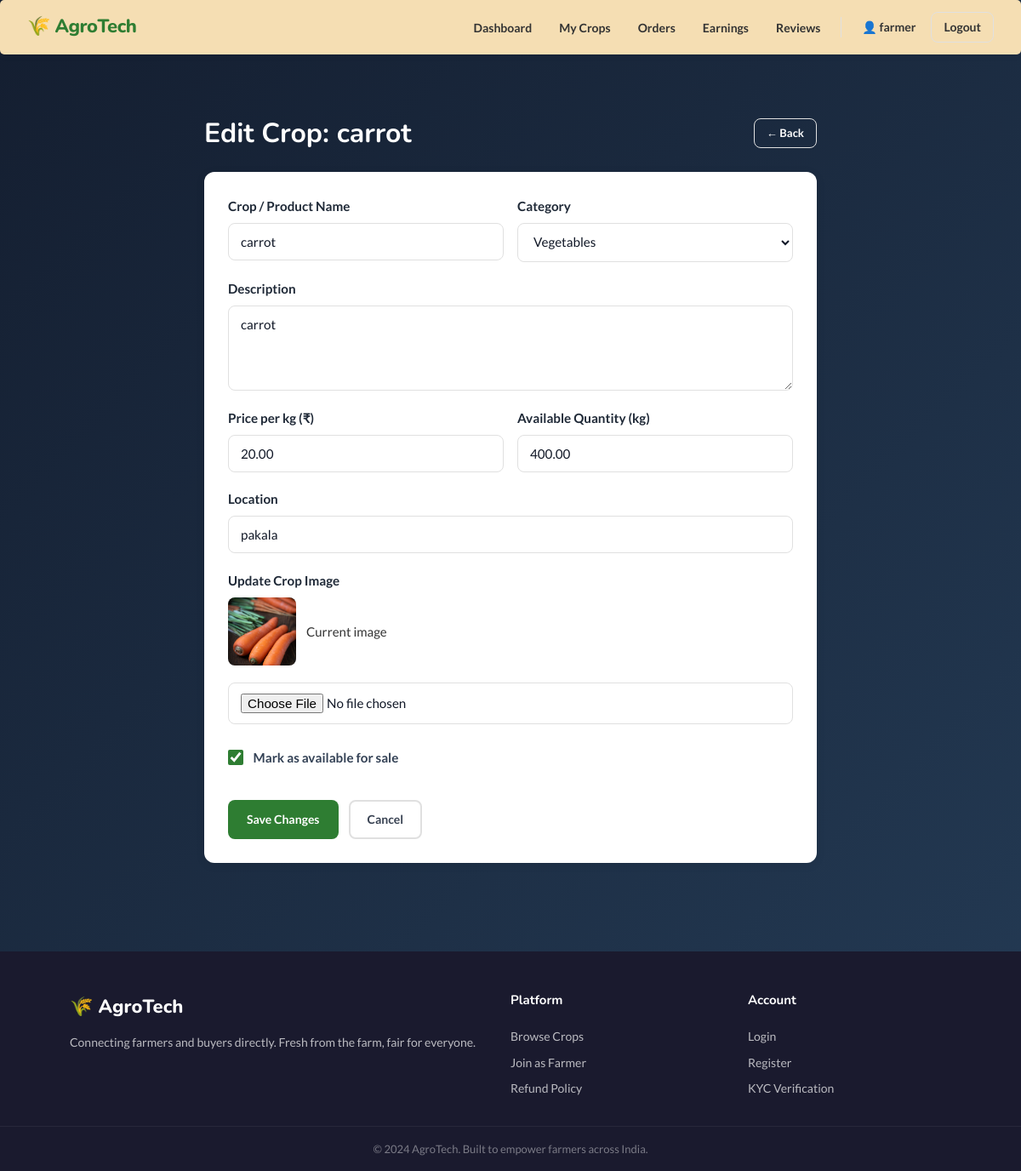
Page /farmers/edit-crop/7/ (signed in) on the committed database.
### accounts/models.py (models this page shows, shortened)
class User(AbstractUser):
    email = models.EmailField(unique=True)
    USERNAME_FIELD = 'email'
    REQUIRED_FIELDS = ['username']

### farmers/models.py (models this page shows, shortened)
class Crop(models.Model):
    CATEGORY_CHOICES = [
        ('vegetables', 'Vegetables'),
        ('fruits', 'Fruits'),
        ('grains', 'Grains & Cereals'),
        ('pulses', 'Pulses & Legumes'),
        ('spices', 'Spices & Herbs'),
        ('dairy', 'Dairy Products'),
        ('other', 'Other'),
    ]
    farmer = models.ForeignKey(User, on_delete=models.CASCADE, related_name='crops')
    name = models.CharField(max_length=100)
    category = models.CharField(max_length=30, choices=CATEGORY_CHOICES, default='vegetables')
    description = models.TextField()
    price_per_kg = models.DecimalField(max_digits=8, decimal_places=2)
    quantity_kg = models.DecimalField(max_digits=8, decimal_places=2)
    location = models.CharField(max_length=150)
    image = models.ImageField(upload_to='crops/', blank=True, null=True)
    is_available = models.BooleanField(default=True)
    created_on = models.DateTimeField(auto_now_add=True)
    updated_on = models.DateTimeField(auto_now=True)

### farmers/views.py (the view)
    def wrapper(request, *args, **kwargs):
        if not request.user.is_authenticated:
            return redirect('accounts:login')
        profile = getattr(request.user, 'profile', None)
        if not profile or profile.role != 'farmer':
            messages.error(request, "This page is for farmers only.")
            return redirect('home')
        return view_func(request, *args, **kwargs)

### farmers/forms.py
class CropForm(forms.ModelForm):
    class Meta:
        model = Crop
        fields = ['name', 'category', 'description', 'price_per_kg', 'quantity_kg', 'location', 'image', 'is_available']
        widgets = {
            'name': forms.TextInput(attrs={'placeholder': 'e.g. Fresh Tomatoes'}),
            'description': forms.Textarea(attrs={'rows': 4, 'placeholder': 'Describe your crop — quality, harvest date, etc.'}),
            'price_per_kg': forms.NumberInput(attrs={'placeholder': 'Price in ₹ per kg', 'step': '0.01'}),
            'quantity_kg': forms.NumberInput(attrs={'placeholder': 'Available quantity in kg', 'step': '0.1'}),
            'location': forms.TextInput(attrs={'placeholder': 'Village / Taluk / District'}),
        }
        labels = {
            'price_per_kg': 'Price per kg (₹)',
            'quantity_kg': 'Available Quantity (kg)',
            'is_available': 'Mark as Available for Sale',
        }

### farmers/views.py (called while the page is built)
def farmer_required(view_func):
    def wrapper(request, *args, **kwargs):
        if not request.user.is_authenticated:
            return redirect('accounts:login')
        profile = getattr(request.user, 'profile', None)
        if not profile or profile.role != 'farmer':
            messages.error(request, "This page is for farmers only.")
            return redirect('home')
        return view_func(request, *args, **kwargs)
    return wrapper

@farmer_required
def edit_crop_view(request, crop_id):
    crop = get_object_or_404(Crop, id=crop_id, farmer=request.user)
    form = CropForm(request.POST or None, request.FILES or None, instance=crop)
    if request.method == 'POST' and form.is_valid():
        form.save()
        messages.success(request, "Crop updated successfully.")
        return redirect('farmers:my_crops')
    return render(request, 'farmers/edit_crop.html', {'form': form, 'crop': crop})

### farmers/templates/farmers/edit_crop.html (shortened to what this page needs)
{% extends 'base.html' %}
{% load static %}
{% block extra_css %}
  <link rel="stylesheet" href="{% static 'farmers/edit_crop.css' %}?v=6" />
{% endblock %}
{% block content %}
<div class="page-wrapper narrow">
  <div class="page-header">
    <h2>Edit Crop: {{ crop.name }}</h2>
    <a href="{% url 'farmers:my_crops' %}" class="btn btn-outline-sm">← Back</a>
  </div>
  <div class="form-card">
    <form method="POST" enctype="multipart/form-data" class="main-form">
      <div class="form-row two-col">
        <div class="form-group">
          <label>Crop / Product Name</label>
          <input type="text" name="name" value="{{ form.instance.name }}" required />
        </div>
        <div class="form-group">
          <label>Category</label>
          <select name="category">
            {% for val, label in form.fields.category.choices %}
              <option value="{{ val }}" {% if form.instance.category == val %}selected{% endif %}>{{ label }}</option>
            {% endfor %}
          </select>
        </div>
      </div>
      <div class="form-group">
        <label>Description</label>
        <textarea name="description" rows="4">{{ form.instance.description }}</textarea>
      </div>
      <div class="form-row two-col">
        <div class="form-group">
          <label>Price per kg (₹)</label>
          <input type="number" name="price_per_kg" step="0.01" value="{{ form.instance.price_per_kg }}" required />
        </div>
        <div class="form-group">
          <label>Available Quantity (kg)</label>
          <input type="number" name="quantity_kg" step="0.1" value="{{ form.instance.quantity_kg }}" required />
        </div>
      </div>
      <div class="form-group">
        <label>Location</label>
        <input type="text" name="location" value="{{ form.instance.location }}" required />
      </div>
      <div class="form-group">
        <label>Update Crop Image</label>
        {% if form.instance.image %}
          <div class="current-photo">
            <img src="{{ form.instance.image.url }}" alt="Current" style="width:80px;height:80px;object-fit:cover;border-radius:8px;" />
            <span>Current image</span>
          </div>
        {% endif %}
        <input type="file" name="image" accept="image/*" />
      </div>
      <div class="form-group checkbox-group">
        <label>
          <input type="checkbox" name="is_available" {% if form.instance.is_available %}checked{% endif %} />
          Mark as available for sale
        </label>
      </div>
      <div class="form-actions">
        <button type="submit" class="btn btn-green">Save Changes</button>
        <a href="{% url 'farmers:my_crops' %}" class="btn btn-outline">Cancel</a>
      </div>
    </form>
  </div>
</div>
{% endblock %}

### templates/base.html (shortened to what this page needs)
<!DOCTYPE html>
<html lang="en">
<head>
  {% load static %}
  <link rel="stylesheet" href="{% static 'css/main.css' %}?v=7" />
  {% block extra_css %}{% endblock %}
</head>
<body>
<nav class="navbar">
  <a href="/" class="logo">🌾 AgroTech</a>
  <ul class="nav-links">
    {% if user.is_authenticated %}
      {% with profile=user.profile %}
        {% if user.is_superuser %}
          <li><a href="{% url 'admin_panel:dashboard' %}" class="{% block admin_active %}{% endblock %}">Dashboard</a></li>
          <li><a href="{% url 'admin_panel:kyc_list' %}">KYC</a></li>
          <li><a href="{% url 'admin_panel:users_list' %}">Users</a></li>
          <li><a href="{% url 'admin_panel:orders_list' %}">Orders</a></li>
          <li><a href="{% url 'admin_panel:reviews_list' %}">Reviews</a></li>
        {% elif profile.role == 'farmer' %}
          <li><a href="{% url 'farmers:dashboard' %}">Dashboard</a></li>
          <li><a href="{% url 'farmers:my_crops' %}">My Crops</a></li>
          <li><a href="{% url 'farmers:orders' %}">Orders</a></li>
          <li><a href="{% url 'farmers:earnings' %}">Earnings</a></li>
          <li><a href="{% url 'farmers:reviews' %}">Reviews</a></li>
        {% elif profile.role == 'buyer' %}
          <li><a href="{% url 'buyers:home' %}">Browse</a></li>
          <li><a href="{% url 'buyers:cart' %}">Cart</a></li>
          <li><a href="{% url 'buyers:my_orders' %}">My Orders</a></li>
          <li><a href="{% url 'buyers:wishlist' %}">Wishlist</a></li>
        {% endif %}
      {% endwith %}
      <li>
        <a href="{% url 'accounts:profile' %}" class="nav-profile">
          👤 {{ user.first_name|default:user.username }}
        </a>
      </li>
      <li><a href="{% url 'accounts:logout' %}" class="btn btn-outline-sm">Logout</a></li>
    {% else %}
      <li><a href="{% url 'buyers:home' %}">Browse Crops</a></li>
      <li><a href="{% url 'accounts:login' %}" class="btn btn-outline-sm">Login</a></li>
      <li><a href="{% url 'accounts:register' %}" class="btn btn-green-sm">Sign Up</a></li>
    {% endif %}
  </ul>
</nav>
<main class="main-content">
  {% block content %}{% endblock %}
</main>
<footer class="footer">
  <div class="footer-inner">
    <div class="footer-brand">
      <span class="logo">🌾 AgroTech</span>
      <p>Connecting farmers and buyers directly. Fresh from the farm, fair for everyone.</p>
    </div>
    <div class="footer-links">
      <h4>Platform</h4>
      <a href="{% url 'buyers:home' %}">Browse Crops</a>
      <a href="{% url 'accounts:register' %}">Join as Farmer</a>
      <a href="{% url 'buyers:refund_policy' %}">Refund Policy</a>
    </div>
    <div class="footer-links">
      <h4>Account</h4>
      <a href="{% url 'accounts:login' %}">Login</a>
      <a href="{% url 'accounts:register' %}">Register</a>
      <a href="{% url 'accounts:kyc_upload' %}">KYC Verification</a>
    </div>
  </div>
  <div class="footer-bottom">
    <p>© 2024 AgroTech. Built to empower farmers across India.</p>
  </div>
</footer>
</body>
</html>

### static/css/main.css (style rules this page uses)
:root { --green: #2e7d32; --green-mid: #43a047; --green-light: #e8f5e9; --orange: #e65100; --orange-mid: #f57c00; --orange-light: #fff3e0; --blue: #1565c0; --blue-mid: #1976d2; --blue-light: #e3f2fd; --red: #c62828; --red-light: #ffebee; --yellow: #f57f17; --yellow-light: #fffde7; --purple: #6a1b9a; --purple-light: #f3e5f5; --teal: #00695c; --teal-light: #e0f2f1; --white: #ffffff; --bg: #f5f6fa; --gray: #e0e0e0; --gray-text: #757575; --dark: #1a1a2e; --text: #333333; --radius: 12px; --radius-sm: 8px; --shadow: 0 2px 12px rgba(0,0,0,0.08); --shadow-md: 0 4px 20px rgba(0,0,0,0.12); }
*, *::before, *::after { box-sizing: border-box; margin: 0; padding: 0; }
body { font-family: 'Lato', sans-serif; background: linear-gradient(135deg, #141e30, #243b55); color: var(--text); font-size: 15px; line-height: 1.6; }
h1, h2, h3, h4, h5 { font-family: 'Nunito', sans-serif; font-weight: 700; color:white; line-height: 1.3; }
a { text-decoration: none; color: inherit; }
ul { list-style: none; }
img { max-width: 100%; display: block; }
button { cursor: pointer; font-family: inherit; }
input, select, textarea { font-family: inherit; }
.navbar { background:wheat; border-radius:5px;; padding: 0 32px; height: 64px; display: flex; align-items: center; justify-content: space-between; box-shadow: 0 1px 8px rgba(0,0,0,0.08); position: sticky; top: 0; z-index: 200; }
.navbar .logo { font-family: 'Nunito', sans-serif; font-size: 22px; font-weight: 800; color: var(--green); letter-spacing: -0.5px; }
.nav-links { display: flex; align-items: center; gap: 4px; }
.nav-links li a { padding: 6px 14px; border-radius: var(--radius-sm); color: var(--text); font-weight: 600; font-size: 14px; transition: background 0.2s; }
.nav-profile { display: flex; align-items: center; gap: 4px; }
.btn { display: inline-flex; align-items: center; gap: 6px; padding: 10px 20px; border-radius: var(--radius-sm); font-weight: 700; font-size: 14px; border: 2px solid transparent; transition: all 0.2s ease; cursor: pointer; }
.btn-green { background: var(--green); color:white; }
.btn-outline { background: transparent; border-color: var(--gray); color: var(--text); }
.btn-outline-sm { padding: 6px 14px; font-size: 13px; background: transparent; border: 1.5px solid var(--gray); color: var(--text); border-radius: var(--radius-sm); font-weight: 600; transition: all 0.2s; }
.main-content { min-height: calc(100vh - 64px); }
.page-wrapper { max-width: 1200px; margin: 0 auto; padding: 32px 20px; }
.page-wrapper.narrow { max-width: 720px; }
.page-header { display: flex; align-items: center; justify-content: space-between; margin-bottom: 24px; flex-wrap: wrap; gap: 12px; }
.auth-form, .main-form { display: flex; flex-direction: column; gap: 16px; }
.form-group { display: flex; flex-direction: column; gap: 6px; }
.form-group label { font-weight: 700; font-size: 14px; color: var(--dark); }
.form-group input, .form-group select, .form-group textarea { padding: 10px 14px; border: 1.5px solid var(--gray); border-radius: var(--radius-sm); font-size: 15px; color: var(--text); background: var(--white); transition: border-color 0.2s, box-shadow 0.2s; outline: none; width: 100%; }
.form-row.two-col { display: grid; grid-template-columns: 1fr 1fr; gap: 16px; }
.form-actions { display: flex; gap: 12px; margin-top: 8px; }
.form-card { background: var(--white); border-radius: var(--radius); padding: 28px; box-shadow: var(--shadow); }
.checkbox-group label { flex-direction: row; align-items: center; gap: 8px; font-weight: 600; cursor: pointer; }
.checkbox-group input[type="checkbox"] { width: auto; accent-color: var(--green); }
.footer { background: var(--dark); color: rgba(255,255,255,0.7); margin-top: 60px; }
.footer-inner { max-width: 1100px; margin: 0 auto; padding: 48px 32px 32px; display: grid; grid-template-columns: 2fr 1fr 1fr; gap: 40px; }
.footer-brand .logo { font-family: 'Nunito', sans-serif; font-size: 22px; font-weight: 800; color: var(--white); display: inline-block; margin-bottom: 12px; }
.footer-brand p { font-size: 14px; line-height: 1.7; }
.footer-links h4 { color: var(--white); margin-bottom: 14px; font-size: 15px; }
.footer-links { display: flex; flex-direction: column; gap: 8px; }
.footer-links a { font-size: 14px; transition: color 0.2s; }
.footer-bottom { border-top: 1px solid rgba(255,255,255,0.1); text-align: center; padding: 16px 32px; font-size: 13px; opacity: 0.6; }

### rows in the picture
User: first_name "farmer"
Crop: name "carrot", category "Vegetables", description "carrot", price_per_kg "20.00", quantity_kg "400.00", location "pakala", instance.image (picture), is_available "☑"
